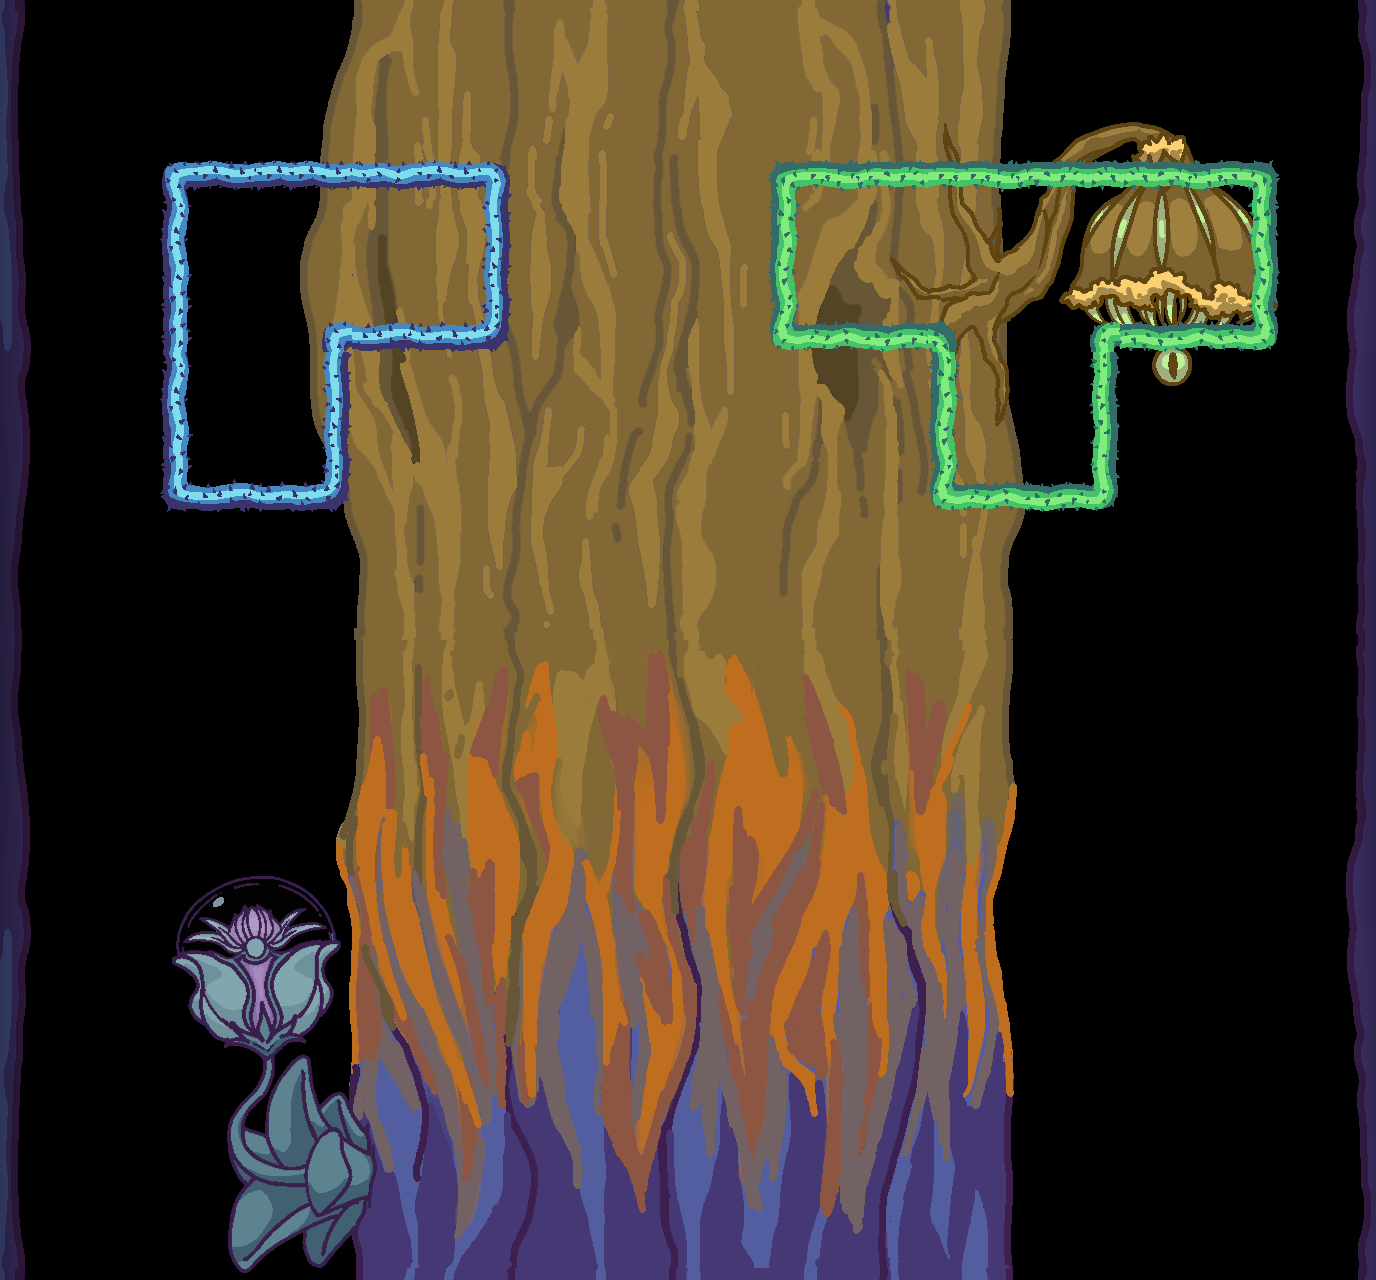

This is a level from a 2D game, rendered from its Tiled map with the project's own tilesets. A one-line summary and the map file follow, with tile-layer data summarised:
An orthogonal 43x40 tile map with 32x32 px tiles, 2 tile layers (Tile Layer 2, Tile Layer 1), 6 tilesets, 4 image layers and 1 object (FuelCan).

<map version="1.10" tiledversion="1.10.2" orientation="orthogonal" renderorder="right-down" width="43" height="40" tilewidth="32" tileheight="32" infinite="0" nextlayerid="8" nextobjectid="3">
 <tileset firstgid="1" name="Tiles1" tilewidth="32" tileheight="32" tilecount="36" columns="6">
  <image source="Tiles1.png" width="192" height="192" />
 </tileset>
 <tileset firstgid="37" name="Tiles2" tilewidth="32" tileheight="32" tilecount="36" columns="6">
  <image source="Tiles2.png" width="192" height="192" />
 </tileset>
 <tileset firstgid="73" name="side_left" tilewidth="32" tileheight="32" tilecount="20" columns="1">
  <image source="side_left.png" width="32" height="640" />
 </tileset>
 <tileset firstgid="93" name="side_right" tilewidth="32" tileheight="32" tilecount="20" columns="1">
  <image source="side_right.png" width="32" height="640" />
 </tileset>
 <tileset firstgid="113" name="Tiles1" tilewidth="32" tileheight="32" tilecount="36" columns="6">
  <image source="Tiles1.png" width="192" height="192" />
 </tileset>
 <tileset firstgid="149" name="jerrycan" tilewidth="96" tileheight="96" tilecount="1" columns="1">
  <image source="jerrycan.png" width="96" height="96" />
 </tileset>
 <imagelayer id="3" name="Image Layer 1" offsetx="0" offsety="640">
  <image source="Background_middle.png" width="1366" height="640" />
 </imagelayer>
 <imagelayer id="4" name="Image Layer 2">
  <image source="Background_tile_warm_2.png" width="1366" height="640" />
 </imagelayer>
 <imagelayer id="5" name="Image Layer 3" offsetx="59.3333" offsety="868.667">
  <image source="DomeFlower.png" width="416" height="416" />
 </imagelayer>
 <imagelayer id="7" name="Image Layer 4" offsetx="873.333" offsety="96">
  <image source="4.png" width="416" height="416" />
 </imagelayer>
 <layer id="2" name="Tile Layer 2" width="43" height="40">
  <data>[1720 cells, 80 non-empty, 40 distinct tile ids]</data>
 </layer>
 <layer id="1" name="Tile Layer 1" width="43" height="40">
  <data>[1720 cells, 170 non-empty, 72 distinct tile ids]</data>
 </layer>
 <objectgroup id="6">
  <object id="2" type="FuelCan" gid="149" x="580" y="668" width="96" height="96" />
 </objectgroup>
</map>
